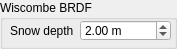
<?xml version="1.0" encoding="UTF-8"?>
<ui version="4.0">
 <class>WiscombeBRDFSettings</class>
 <widget class="QGroupBox" name="WiscombeBRDFSettings">
  <property name="geometry">
   <rect>
    <x>0</x>
    <y>0</y>
    <width>177</width>
    <height>49</height>
   </rect>
  </property>
  <property name="minimumSize">
   <size>
    <width>0</width>
    <height>49</height>
   </size>
  </property>
  <property name="maximumSize">
   <size>
    <width>16777215</width>
    <height>49</height>
   </size>
  </property>
  <property name="windowTitle">
   <string>GroupBox</string>
  </property>
  <property name="title">
   <string>Wiscombe BRDF</string>
  </property>
  <widget class="QWidget" name="formLayoutWidget">
   <property name="geometry">
    <rect>
     <x>10</x>
     <y>20</y>
     <width>161</width>
     <height>21</height>
    </rect>
   </property>
   <layout class="QFormLayout" name="formLayout">
    <property name="fieldGrowthPolicy">
     <enum>QFormLayout::AllNonFixedFieldsGrow</enum>
    </property>
    <item row="0" column="0">
     <widget class="QLabel" name="label">
      <property name="text">
       <string>Snow depth</string>
      </property>
     </widget>
    </item>
    <item row="0" column="1">
     <widget class="QDoubleSpinBox" name="depthSpinBox">
      <property name="prefix">
       <string/>
      </property>
      <property name="suffix">
       <string> m</string>
      </property>
      <property name="minimum">
       <double>0.100000000000000</double>
      </property>
      <property name="maximum">
       <double>1000.000000000000000</double>
      </property>
      <property name="value">
       <double>2.000000000000000</double>
      </property>
     </widget>
    </item>
   </layout>
  </widget>
 </widget>
 <resources/>
 <connections/>
</ui>
